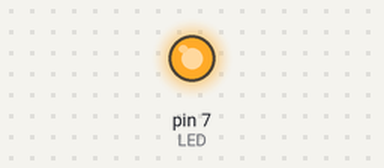
This sketch was run on a simulated Arduino Uno, built with avr-gcc and run on an emulated ATmega328P. Parts: output pins drawn as LEDs (lit = HIGH).

Above: at 1.5 s.
At 4.5 s:
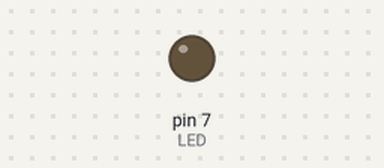
Timing chart, 0 to 7.8 s (numbered marks = the images above):
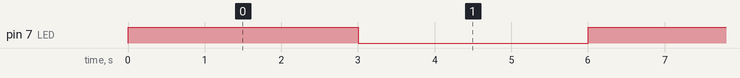

The sketch:

sketch_mar12aLED.ino
```cpp
const int LED=7;
void setup()
{
pinMode(LED,OUTPUT);
}
void loop()
{
digitalWrite(LED,HIGH);
delay(3000);
digitalWrite(LED,LOW);
delay(3000);
}
```

Measured:
- by itself, pin 7 (LED): alternates HIGH for 3.0 s and LOW for 3.0 s
